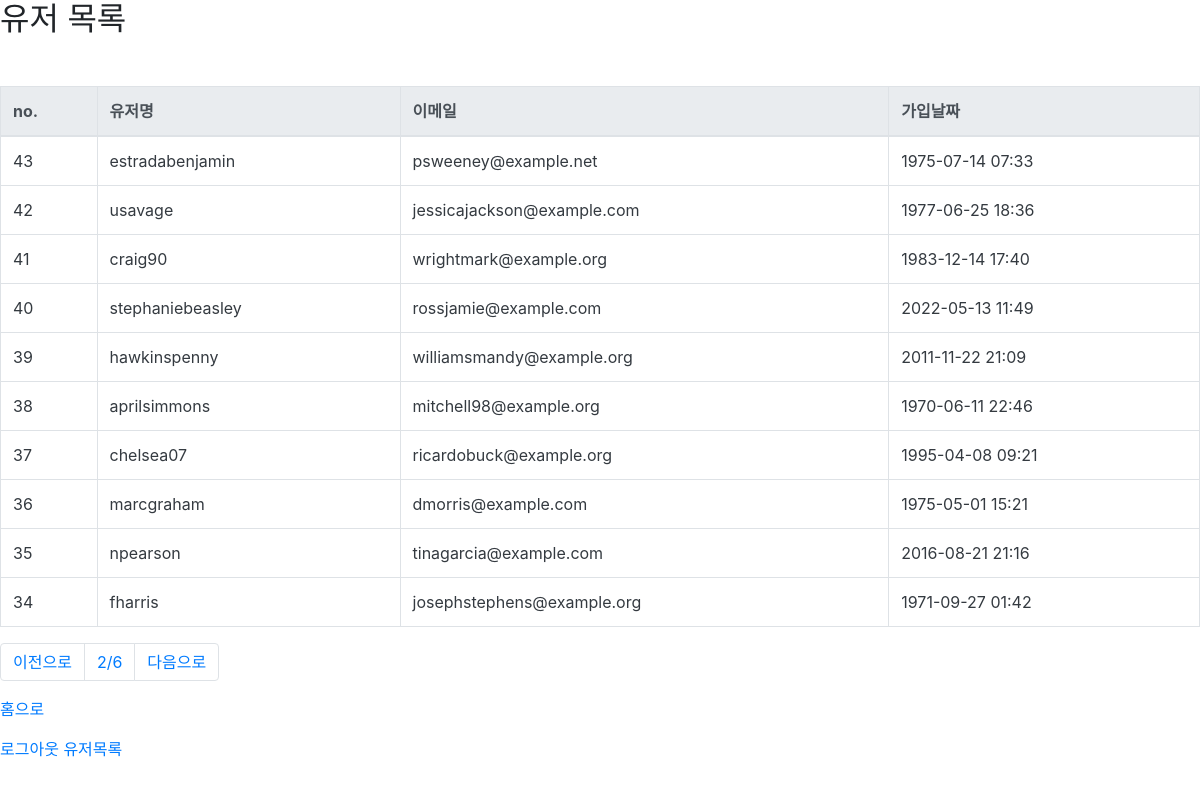
The app's page /users/?p=2 (signed in) with its own data.
### user/models.py (models this page shows, shortened)
class User(AbstractUser):
    register_date = models.DateTimeField(auto_now_add=True, verbose_name="등록날짜")
    class Meta:
        verbose_name = "사용자"
        verbose_name_plural = "사용자"

### user/views.py (the view)
# urls.py: path("users/", user_list_view, name="user_list"),
@login_required
def user_list_view(request):
    page = int(request.GET.get("p", 1))
    users = User.objects.all().order_by("-id")
    paginator = Paginator(users, 10)
    users = paginator.get_page(page)
    return render(request, "users.html", {"users": users})

### templates/users.html (shortened to what this page needs)
{% extends "base.html" %}
{% block content %}
<h2>유저 목록</h2>
<div class="row mt-5">
  <div class="col-12">
    <table class="table table-bordered">
      <thead class="thead-light">
        <tr>
          <th scope="col">no.</th>
          <th scope="col">유저명</th>
          <th scope="col">이메일</th>
          <th scope="col">가입날짜</th>
        </tr>
      </thead>
      <tbody class="text-dark">
        {% for user in users %}
        <tr>
          <td scope="row">{{ user.id }}</td>
          <td>{{ user.username }}</td>
          <td>{{ user.email }}</td>
          <td>{{ user.register_date|date:'Y-m-d H:i' }}</td>
        </tr>
        {% endfor %}
      </tbody>
    </table>
  </div>
</div>
<nav aria-label="Page navigation example">
  <ul class="pagination">
    {% if users.has_previous %}
    <li class="page-item">
      <a class="page-link" href="?p={{users.previous_page_number }}">이전으로</a>
    </li>
    {% else %}
    <li class="page-item">
      <a class="page-link" href="#">이전으로</a>
    </li>
    {% endif %}
    <li class="page-item">
      <a class="page-link" href="?p={{users.number|add:1 }}">{{users.number}}/{{users.paginator.num_pages}}</a>
    </li>
    {% if users.has_next %}
    <li class="page-item">
      <a class="page-link" href="?p={{users.next_page_number }}">다음으로</a>
    </li>
    {% else %}
    <li class="page-item">
      <a class="page-link" href="#">다음으로</a>
    </li>
    {% endif %}
  </ul>
</nav>
<p>
  <a href="{% url 'index' %}">홈으로</a>
</p>
{% endblock %}

### records on screen
User: id "43", username "estradabenjamin", email "psweeney@example.net", register_date "1975-07-14 07:33"
User: id "42", username "usavage", email "jessicajackson@example.com", register_date "1977-06-25 18:36"
User: id "41", username "craig90", email "wrightmark@example.org", register_date "1983-12-14 17:40"
User: id "40", username "stephaniebeasley", email "rossjamie@example.com", register_date "2022-05-13 11:49"
User: id "39", username "hawkinspenny", email "williamsmandy@example.org", register_date "2011-11-22 21:09"
User: id "38", username "aprilsimmons", email "mitchell98@example.org", register_date "1970-06-11 22:46"
User: id "37", username "chelsea07", email "ricardobuck@example.org", register_date "1995-04-08 09:21"
User: id "36", username "marcgraham", email "dmorris@example.com", register_date "1975-05-01 15:21"
User: id "35", username "npearson", email "tinagarcia@example.com", register_date "2016-08-21 21:16"
User: id "34", username "fharris", email "josephstephens@example.org", register_date "1971-09-27 01:42"

### other values on screen
{{ users.number }} "2"
{{ users.paginator.num_pages }} "6"
